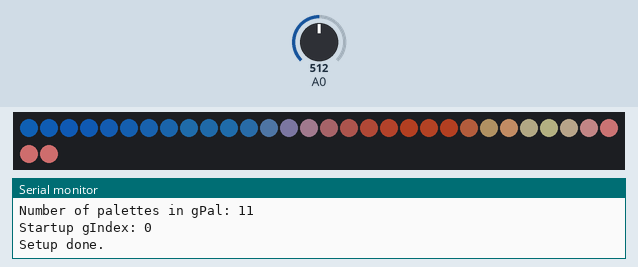
This sketch was run on a simulated Arduino Uno, built with avr-gcc and run on an emulated ATmega328P. Parts: 32 RGB LEDs in strip order, left to right, continuing on the next row, the last lines printed to the serial monitor. The test bench sets the inputs (shaded band); at power-on: A0 = 512. Dim RGB values are drawn brighter than linear; random numbers use the default seed unless the sketch sets one.

Above: at 4.2 s.
4.3 s: A0 set to 900
At 5.86 s:
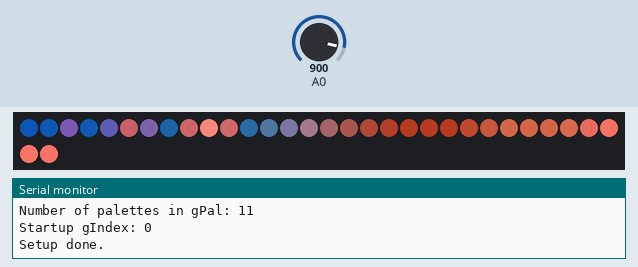
6.9 s: A0 set to 716
At 7.67 s:
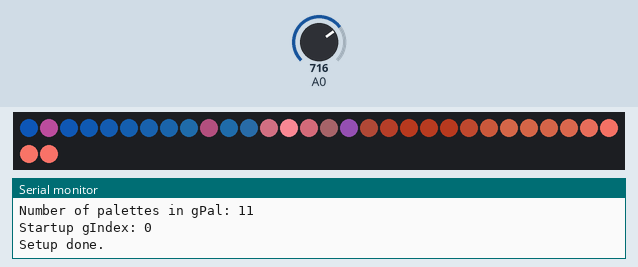
9.3 s: A0 set to 306
At 10.68 s:
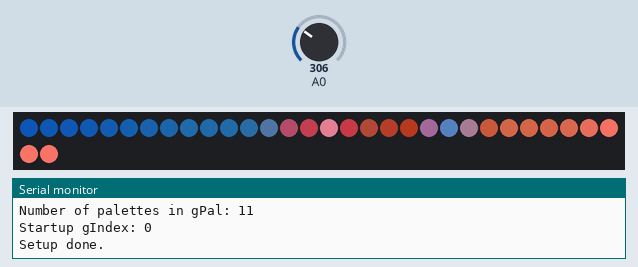
11.7 s: A0 set to 122
At 12.19 s:
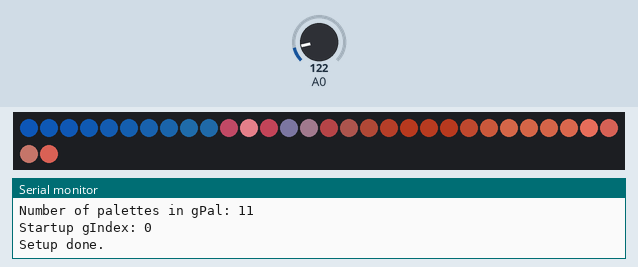
14.4 s: A0 set to 511
At 16.71 s:
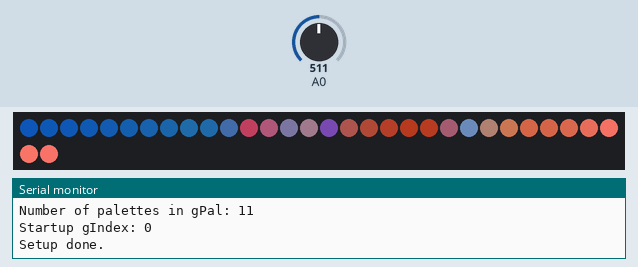
17.4 s: A0 set to 0
At 23.03 s:
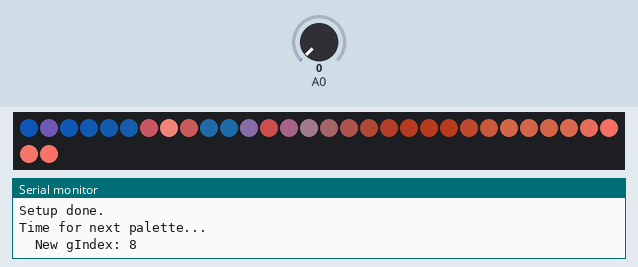
Timing chart, 0 to 23.7 s (numbered marks = the images above; inputs shaded):
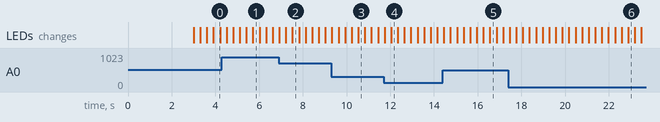

The sketch:

gradient_palette_fun.ino
```cpp
//***************************************************************
// Messing with gradient palettes.
// Fills strip with full palette, then randomly picks a pixel
// and pulses it to a random color from the palette, and then
// returns the pixel back to it's start color.
//
// Uses Mark Kriegsman's fadeTowardColor function from:
// https://gist.github.com/kriegsman/d0a5ed3c8f38c64adcb4837dafb6e690
//
// Marc Miller, April 2020
//***************************************************************

#include "FastLED.h"
#define LED_TYPE LPD8806
#define DATA_PIN 11
#define CLOCK_PIN 13
#define COLOR_ORDER GRB
#define BRIGHTNESS 255

#define NUM_LEDS 32
CRGB leds[NUM_LEDS];

bool nextPalette = false;  // trigger for advancing to next palette index
uint8_t gIndex = 0;  // startup palette index number (in gPal)
static uint8_t randomIndex;
static uint8_t randomPixel;
CRGB randomColor;

#define ARRAY_SIZE(A) (sizeof(A) / sizeof((A)[0]))


//---------------------------------------------------------------

DEFINE_GRADIENT_PALETTE( A_gp ) {
  0,   5,  32, 68,
  56,   9, 28, 44,
  119, 69, 22, 12,
  153, 129, 62, 44,
  188, 232, 108, 97,
  255, 203, 98, 114
};

DEFINE_GRADIENT_PALETTE( B_gp ) {
  0,   7, 77, 190,
  31,  21, 112, 216,
  63,  53, 149, 207,
  95,  90, 160, 172,
  127, 123, 180, 192,
  159, 186, 186, 127,
  191, 167, 159, 50,
  223, 125, 117, 74,
  255, 55, 72,  92
};

DEFINE_GRADIENT_PALETTE( C_gp ) {
  0,  10, 199, 26,
  73, 205, 255,  8,
  255, 255, 11, 71
};

DEFINE_GRADIENT_PALETTE( D_gp ) {
  0, 123, 119, 99,
  65, 101, 50, 70,
  107, 81, 31, 24,
  158, 103, 23,  5,
  183, 149, 65,  22,
  214, 205, 185, 90,
  255, 245, 214, 150
};

DEFINE_GRADIENT_PALETTE( E_gp ) {
  0,  18,  7, 230,
  255, 224, 10,  9
};

DEFINE_GRADIENT_PALETTE( F_gp ) {
  0,   0, 33, 255,
  127,  42, 33, 45,
  240, 225, 33,  15,
  255, 255, 33,  0
};

DEFINE_GRADIENT_PALETTE( G_gp ) {
  0, 255,  0, 255,
  33, 255,  2, 178,
  68, 255, 13, 115,
  102, 255, 33, 71,
  135, 255, 62, 37,
  170, 255, 104, 15,
  204, 255, 156,  4,
  237, 255, 217,  1,
  255, 255, 255,  0
};

DEFINE_GRADIENT_PALETTE( H_gp ) {
  0,  16, 82, 255,
  63,  91, 156, 103,
  127, 255, 255, 25,
  191, 255, 75, 18,
  255, 255,  3, 12
};

DEFINE_GRADIENT_PALETTE( I_gp ) {
  0,   0,  22, 80,
  63,  30,  11, 34,
  127, 100,  1,  2,
  191, 157, 66,  1,
  255, 200, 255,  0
};

DEFINE_GRADIENT_PALETTE( J_gp ) {
  0,  10, 62, 123,
  36, 56, 130, 103,
  87, 153, 225, 85,
  100, 199, 217, 68,
  107, 255, 207, 54,
  115, 247, 152, 57,
  255, 229, 233, 42
};

DEFINE_GRADIENT_PALETTE( K_gp ) {
  0, 255, 164, 49,
  40, 200, 141, 72,
  87, 145, 111, 135,
  178, 33, 41, 72,
  255,   1, 10, 22
};

CRGBPalette16 gPal[] = {
  A_gp,
  B_gp,
  C_gp,
  D_gp,
  E_gp,
  F_gp,
  G_gp,
  H_gp,
  I_gp,
  J_gp,
  K_gp,
};


//---------------------------------------------------------------
void setup() {
  Serial.begin(115200);
  delay(3000);  // Startup delay
  FastLED.addLeds<LED_TYPE, DATA_PIN, CLOCK_PIN, COLOR_ORDER>(leds, NUM_LEDS);
  FastLED.setBrightness(BRIGHTNESS);
  FastLED.clear();  // blank out pixels
  FastLED.show();
  Serial.print("Number of palettes in gPal: "); Serial.println(ARRAY_SIZE(gPal));
  Serial.print("Startup gIndex: "); Serial.println(gIndex);
  Serial.println("Setup done.\n\n");
}


//---------------------------------------------------------------
void loop() {
  EVERY_N_SECONDS(20) {
    // Pick a new palette.
    // This Every N timer section could be replaced with a button or other trigger
    nextPalette = true;
    Serial.println("Time for next palette...");
  }

  if (nextPalette == true) {
    // Next palette has been triggered.  Pick a new random palette in gPal and fill strip.
    gIndex = random8(ARRAY_SIZE(gPal)); //gIndex + 1;  // go to next palette
    Serial.print("  New gIndex: "); Serial.println(gIndex);
    Serial.println("");
    nextPalette = false;  // reset trigger
    fill_palette(leds, NUM_LEDS, 0, (255/NUM_LEDS-1), gPal[gIndex], 255, LINEARBLEND);
  }


  EVERY_N_MILLISECONDS(500) {
    // Every so often pick a random location on the strip and assign colors from the current palette
    random16_add_entropy(random16() + analogRead(A0));
    randomPixel = random8(0,NUM_LEDS-2);  // pick a random pixel (0 to NUM_LED-2)

    //randomIndex = random8(0,254);  // pick random index (0-253) from current palette
    randomIndex = map(randomPixel,0,NUM_LEDS-2,0,253) + random8(108,148);  // random index + random shifted position

    // Assign pixel data to three consecutive pixels
    randomColor = ColorFromPalette( gPal[gIndex], randomIndex ,255, LINEARBLEND);
    nblend( leds[randomPixel], randomColor, 140);

    randomColor = ColorFromPalette( gPal[gIndex], randomIndex+1 ,255, LINEARBLEND);
    leds[randomPixel+1] = blend( leds[randomPixel+1], randomColor, 255);
    leds[randomPixel+1] += CRGB(30,30,30);  // boost brightness

    randomColor = ColorFromPalette( gPal[gIndex], randomIndex+2 ,255, LINEARBLEND);
    leds[randomPixel+2] = blend( leds[randomPixel+2], randomColor, 140);
  }


  EVERY_N_MILLISECONDS(15) {
    for (uint8_t i = 0; i < NUM_LEDS; i++) {
      CRGB curColor = leds[i];  // grab current color
      CRGB palColor = ColorFromPalette( gPal[gIndex], i*(255/NUM_LEDS-1) );
      leds[i] = fadeTowardColor(curColor, palColor, 2);
    }
  }

  FastLED.show();

}//end_main_loop


//---------------------------------------------------------------
// Function from Mark's example...
//
// Blend one CRGB color toward another CRGB color by a given amount.
// Blending is linear, and done in the RGB color space.
// This function modifies 'cur' in place.
CRGB fadeTowardColor( CRGB& cur, CRGB& target, uint8_t amount)
{
  nblendU8TowardU8( cur.red,   target.red,   amount);
  nblendU8TowardU8( cur.green, target.green, amount);
  nblendU8TowardU8( cur.blue,  target.blue,  amount);
  return cur;
}
// Helper function that blends one uint8_t toward another by a given amount
void nblendU8TowardU8( uint8_t& cur, const uint8_t target, uint8_t amount)
{
  if( cur == target) return;

  if( cur < target ) {
    uint8_t delta = target - cur;
    delta = scale8_video( delta, amount);
    cur += delta;
  } else {
    uint8_t delta = cur - target;
    delta = scale8_video( delta, amount);
    cur -= delta;
  }
}
```
